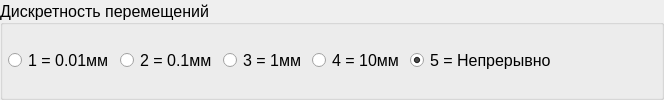
               <widget class="QGroupBox" name="discreteGroupBox">
                <property name="sizePolicy">
                 <sizepolicy hsizetype="Preferred" vsizetype="Preferred">
                  <horstretch>0</horstretch>
                  <verstretch>0</verstretch>
                 </sizepolicy>
                </property>
                <property name="palette">
                 <palette>
                  <active>
                   <colorrole role="Text">
                    <brush brushstyle="SolidPattern">
                     <color alpha="255">
                      <red>0</red>
                      <green>0</green>
                      <blue>0</blue>
                     </color>
                    </brush>
                   </colorrole>
                   <colorrole role="ButtonText">
                    <brush brushstyle="SolidPattern">
                     <color alpha="255">
                      <red>0</red>
                      <green>0</green>
                      <blue>0</blue>
                     </color>
                    </brush>
                   </colorrole>
                   <colorrole role="Highlight">
                    <brush brushstyle="SolidPattern">
                     <color alpha="255">
                      <red>85</red>
                      <green>170</green>
                      <blue>255</blue>
                     </color>
                    </brush>
                   </colorrole>
                   <colorrole role="Link">
                    <brush brushstyle="SolidPattern">
                     <color alpha="255">
                      <red>0</red>
                      <green>85</green>
                      <blue>255</blue>
                     </color>
                    </brush>
                   </colorrole>
                   <colorrole role="ToolTipText">
                    <brush brushstyle="SolidPattern">
                     <color alpha="255">
                      <red>0</red>
                      <green>0</green>
                      <blue>0</blue>
                     </color>
                    </brush>
                   </colorrole>
                   <colorrole role="PlaceholderText">
                    <brush brushstyle="NoBrush">
                     <color alpha="128">
                      <red>0</red>
                      <green>0</green>
                      <blue>0</blue>
                     </color>
                    </brush>
                   </colorrole>
                  </active>
                  <inactive>
                   <colorrole role="Text">
                    <brush brushstyle="SolidPattern">
                     <color alpha="255">
                      <red>0</red>
                      <green>0</green>
                      <blue>0</blue>
                     </color>
                    </brush>
                   </colorrole>
                   <colorrole role="ButtonText">
                    <brush brushstyle="SolidPattern">
                     <color alpha="255">
                      <red>0</red>
                      <green>0</green>
                      <blue>0</blue>
                     </color>
                    </brush>
                   </colorrole>
                   <colorrole role="Highlight">
                    <brush brushstyle="SolidPattern">
                     <color alpha="255">
                      <red>85</red>
                      <green>170</green>
                      <blue>255</blue>
                     </color>
                    </brush>
                   </colorrole>
                   <colorrole role="Link">
                    <brush brushstyle="SolidPattern">
                     <color alpha="255">
                      <red>0</red>
                      <green>85</green>
                      <blue>255</blue>
                     </color>
                    </brush>
                   </colorrole>
                   <colorrole role="ToolTipText">
                    <brush brushstyle="SolidPattern">
                     <color alpha="255">
                      <red>0</red>
                      <green>0</green>
                      <blue>0</blue>
                     </color>
                    </brush>
                   </colorrole>
                   <colorrole role="PlaceholderText">
                    <brush brushstyle="NoBrush">
                     <color alpha="128">
                      <red>0</red>
                      <green>0</green>
                      <blue>0</blue>
                     </color>
                    </brush>
                   </colorrole>
                  </inactive>
                  <disabled>
                   <colorrole role="Text">
                    <brush brushstyle="SolidPattern">
                     <color alpha="255">
                      <red>120</red>
                      <green>120</green>
                      <blue>120</blue>
                     </color>
                    </brush>
                   </colorrole>
                   <colorrole role="ButtonText">
                    <brush brushstyle="SolidPattern">
                     <color alpha="255">
                      <red>120</red>
                      <green>120</green>
                      <blue>120</blue>
                     </color>
                    </brush>
                   </colorrole>
                   <colorrole role="Highlight">
                    <brush brushstyle="SolidPattern">
                     <color alpha="255">
                      <red>0</red>
                      <green>120</green>
                      <blue>215</blue>
                     </color>
                    </brush>
                   </colorrole>
                   <colorrole role="Link">
                    <brush brushstyle="SolidPattern">
                     <color alpha="255">
                      <red>0</red>
                      <green>85</green>
                      <blue>255</blue>
                     </color>
                    </brush>
                   </colorrole>
                   <colorrole role="ToolTipText">
                    <brush brushstyle="SolidPattern">
                     <color alpha="255">
                      <red>0</red>
                      <green>0</green>
                      <blue>0</blue>
                     </color>
                    </brush>
                   </colorrole>
                   <colorrole role="PlaceholderText">
                    <brush brushstyle="NoBrush">
                     <color alpha="128">
                      <red>0</red>
                      <green>0</green>
                      <blue>0</blue>
                     </color>
                    </brush>
                   </colorrole>
                  </disabled>
                 </palette>
                </property>
                <property name="font">
                 <font>
                  <pointsize>12</pointsize>
                 </font>
                </property>
                <property name="title">
                 <string>Дискретность перемещений</string>
                </property>
                <property name="alignment">
                 <set>Qt::AlignLeading|Qt::AlignLeft|Qt::AlignVCenter</set>
                </property>
                <property name="flat">
                 <bool>false</bool>
                </property>
                <layout class="QHBoxLayout" name="horizontalLayout">
                 <property name="leftMargin">
                  <number>5</number>
                 </property>
                 <property name="topMargin">
                  <number>5</number>
                 </property>
                 <property name="rightMargin">
                  <number>5</number>
                 </property>
                 <property name="bottomMargin">
                  <number>5</number>
                 </property>
                 <item>
                  <widget class="QRadioButton" name="discreteRadioButton_1">
                   <property name="text">
                    <string>1 = 0.01мм</string>
                   </property>
                   <property name="shortcut">
                    <string>1</string>
                   </property>
                  </widget>
                 </item>
                 <item>
                  <widget class="QRadioButton" name="discreteRadioButton_2">
                   <property name="text">
                    <string>2 = 0.1мм</string>
                   </property>
                   <property name="shortcut">
                    <string>2</string>
                   </property>
                  </widget>
                 </item>
                 <item>
                  <widget class="QRadioButton" name="discreteRadioButton_3">
                   <property name="palette">
                    <palette>
                     <active>
                      <colorrole role="Highlight">
                       <brush brushstyle="SolidPattern">
                        <color alpha="255">
                         <red>85</red>
                         <green>170</green>
                         <blue>255</blue>
                        </color>
                       </brush>
                      </colorrole>
                     </active>
                     <inactive>
                      <colorrole role="Highlight">
                       <brush brushstyle="SolidPattern">
                        <color alpha="255">
                         <red>85</red>
                         <green>170</green>
                         <blue>255</blue>
                        </color>
                       </brush>
                      </colorrole>
                     </inactive>
                     <disabled>
                      <colorrole role="Highlight">
                       <brush brushstyle="SolidPattern">
                        <color alpha="255">
                         <red>0</red>
                         <green>120</green>
                         <blue>215</blue>
                        </color>
                       </brush>
                      </colorrole>
                     </disabled>
                    </palette>
                   </property>
                   <property name="text">
                    <string>3 = 1мм</string>
                   </property>
                   <property name="shortcut">
                    <string>3</string>
                   </property>
                  </widget>
                 </item>
                 <item>
                  <widget class="QRadioButton" name="discreteRadioButton_4">
                   <property name="text">
                    <string>4 = 10мм</string>
                   </property>
                   <property name="shortcut">
                    <string>4</string>
                   </property>
                  </widget>
                 </item>
                 <item>
                  <widget class="QRadioButton" name="discreteRadioButton_5">
                   <property name="text">
                    <string>5 = Непрерывно</string>
                   </property>
                   <property name="shortcut">
                    <string>5</string>
                   </property>
                   <property name="checked">
                    <bool>true</bool>
                   </property>
                  </widget>
                 </item>
                 <item>
                  <spacer name="horizontalSpacer_5">
                   <property name="orientation">
                    <enum>Qt::Horizontal</enum>
                   </property>
                   <property name="sizeHint" stdset="0">
                    <size>
                     <width>100</width>
                     <height>20</height>
                    </size>
                   </property>
                  </spacer>
                 </item>
                </layout>
               </widget>
